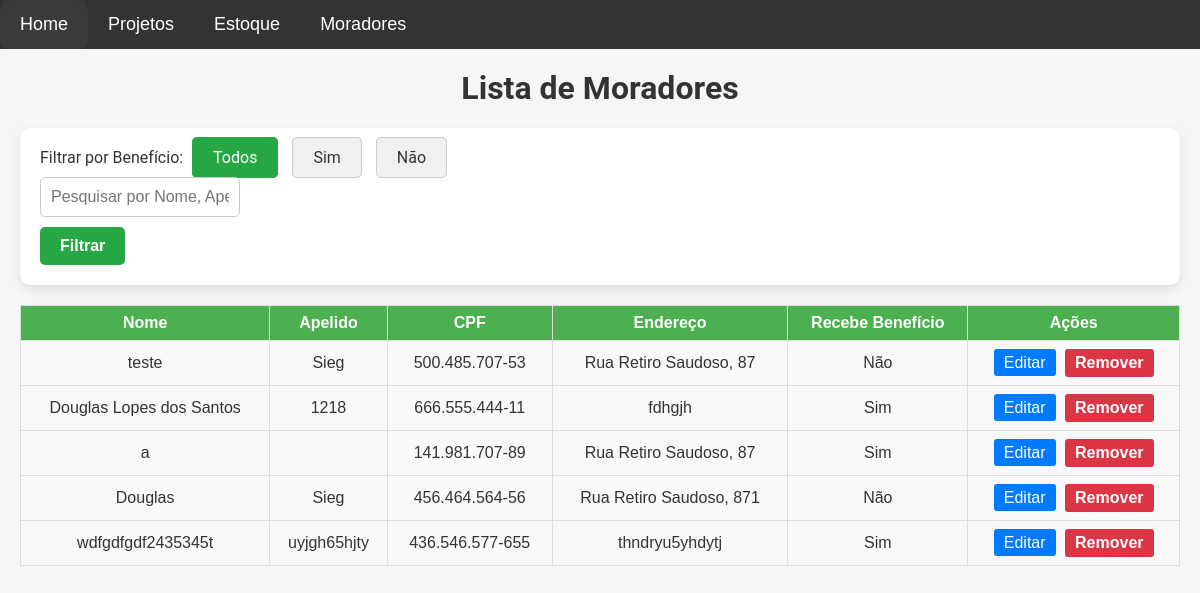
Before: /listar_moradores with the older database file.
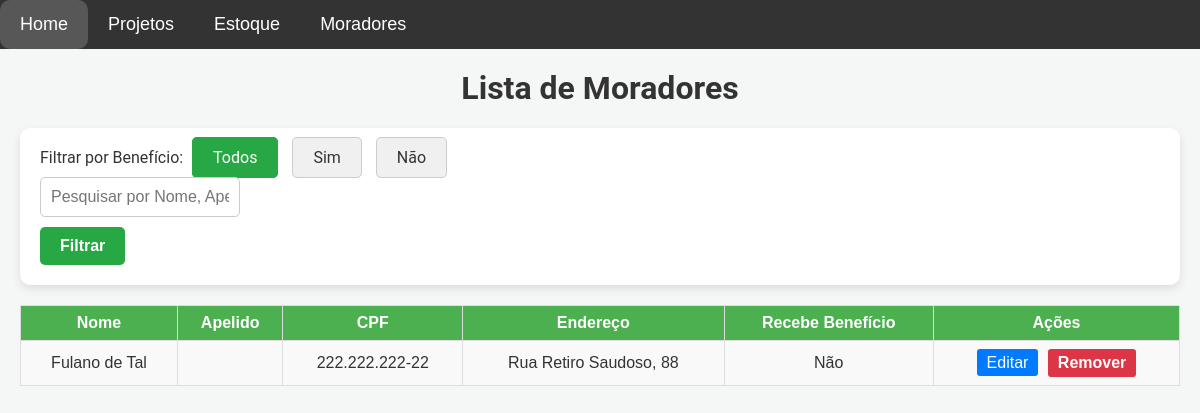
After: the same page with the newer database file.
### models.py (models this page shows)
class Morador(db.Model):
    id = db.Column(db.Integer, primary_key=True)
    nome = db.Column(db.String(100), nullable=False)
    cpf = db.Column(db.String(14), nullable=False, unique=True)  # CPF com formato XXX.XXX.XXX-XX
    apelido = db.Column(db.String(50), nullable=True)
    endereco = db.Column(db.String(200), nullable=False)
    beneficio = db.Column(db.Boolean, default=False)  # True para 'Sim', False para 'Não'

### app.py (the view)
@app.route('/listar_moradores', methods=['GET'])
def listar_moradores():
    beneficio_filtro = request.args.get('beneficio')
    busca = request.args.get('busca', '').strip()
    query = Morador.query
    if beneficio_filtro == 'sim':
        query = query.filter_by(beneficio=True)
    elif beneficio_filtro == 'nao':
        query = query.filter_by(beneficio=False)
    if busca:
        query = query.filter(
            Morador.nome.ilike(f'%{busca}%') |
            Morador.apelido.ilike(f'%{busca}%') |
            Morador.cpf.ilike(f'%{busca}%')
        )
    moradores = query.all()
    return render_template('listar_moradores.html', moradores=moradores)

### templates/listar_moradores.html (shortened to what this page needs)
{% extends 'base.html' %}
{% block content %}
    <h1>Lista de Moradores</h1>
    <form method="GET" action="{{ url_for('listar_moradores') }}">
        <label>Filtrar por Benefício:</label>
        <div class="filter-buttons">
            <label for="todos" class="btn-filter">Todos</label>
            <label for="sim" class="btn-filter">Sim</label>
            <label for="nao" class="btn-filter">Não</label>
        </div>
        <div class="search-bar">
            <input type="text" name="busca" placeholder="Pesquisar por Nome, Apelido ou CPF" value="{{ request.args.get('busca', '') }}">
        </div>
        <button type="submit" class="filter-button">Filtrar</button>
    </form>
    <table class="moradores-table">
        <thead>
            <tr>
                <th>Nome</th>
                <th>Apelido</th>
                <th>CPF</th>
                <th>Endereço</th>
                <th>Recebe Benefício</th>
                <th>Ações</th>
            </tr>
        </thead>
        <tbody>
            {% for morador in moradores %}
            <tr>
                <td>{{ morador.nome }}</td>
                <td>{{ morador.apelido or '' }}</td>
                <td>{{ morador.cpf }}</td>
                <td>{{ morador.endereco }}</td>
                <td>{{ 'Sim' if morador.beneficio else 'Não' }}</td>
                <td>
                    <a href="{{ url_for('editar_morador', morador_id=morador.id) }}" class="btn-editar">Editar</a>
                    <button class="btn-remover" data-morador-nome="{{ morador.nome }}" data-morador-apelido="{{ morador.apelido }}" data-url="{{ url_for('remover_morador', morador_id=morador.id) }}">Remover</button>
                </td>
            </tr>
            {% endfor %}
        </tbody>
    </table>
{% endblock %}

Changed rows visible on the page:
removed Morador: nome "teste", apelido "Sieg", cpf "500.485.707-53", endereco "Rua Retiro Saudoso, 87", beneficio "Não"
removed Morador: nome "Douglas Lopes dos Santos", apelido "1218", cpf "666.555.444-11", endereco "fdhgjh", beneficio "Sim"
removed Morador: nome "a", cpf "141.981.707-89", endereco "Rua Retiro Saudoso, 87", beneficio "Sim"
removed Morador: nome "Douglas", apelido "Sieg", cpf "456.464.564-56", endereco "Rua Retiro Saudoso, 871", beneficio "Não"
removed Morador: nome "wdfgdfgdf2435345t", apelido "uyjgh65hjty", cpf "436.546.577-655", endereco "thndryu5yhdytj", beneficio "Sim"
added Morador: nome "Fulano de Tal", cpf "222.222.222-22", endereco "Rua Retiro Saudoso, 88", beneficio "Não"
